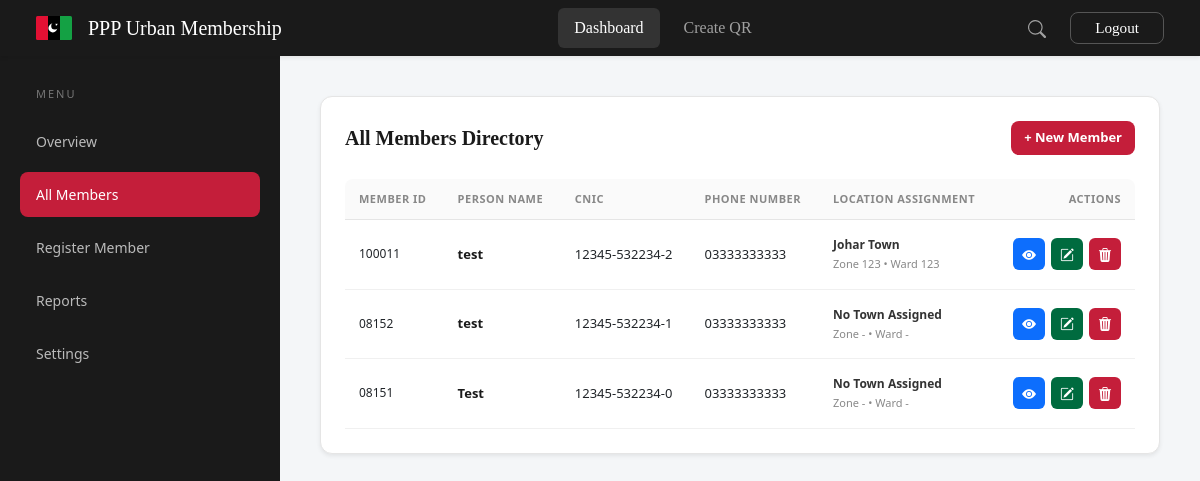
Page /dashboard/members/ (signed in) on the earlier database version.
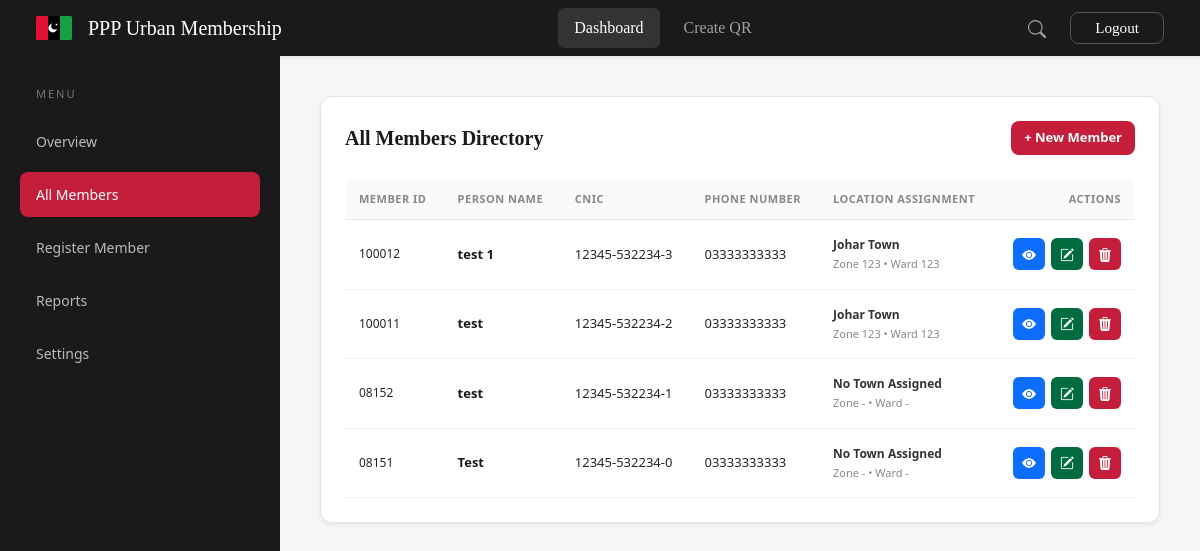
Same page on the later database version.
### qrapp/models.py (models this page shows, shortened)
class Person(models.Model):
    person_id = models.CharField(max_length=50, primary_key=True, default = 100011)
    name = models.CharField(max_length=100, null=True, blank=True)
    father_name = models.CharField(max_length=100, blank=True, null=True)
    email = models.EmailField(null=True, blank=True)
    cnic = models.CharField(max_length=15, unique=True, null=True, blank=True)
    phone = models.CharField(max_length=15, null=True, blank=True)
    address = models.TextField(null=True, blank=True)
    union_council = models.CharField(max_length=100, null=True, blank=True)
    town = models.CharField(max_length=100, null=True, blank=True)
    zone = models.CharField(max_length=100, null=True, blank=True)
    ward = models.CharField(max_length=100, null=True, blank=True)
    made_by = models.ForeignKey(User, on_delete=models.SET_NULL, null=True, related_name='persons_created')
    created_at = models.DateTimeField(auto_now_add=True)

### qrapp/views.py (the view)
    def wrapper(request, *args, **kwargs):
        if request.user.groups.filter(name='Admin').exists():
            return view_func(request, *args, **kwargs)
        return HttpResponseForbidden("Not allowed")

### qrapp/views.py (called while the page is built)
def admin_only(view_func):
    def wrapper(request, *args, **kwargs):
        if request.user.groups.filter(name='Admin').exists():
            return view_func(request, *args, **kwargs)
        return HttpResponseForbidden("Not allowed")
    return wrapper

@login_required
@admin_only
def all_members(request):
    members = Person.objects.all().order_by('-created_at')
    return render(request, 'all_members.html', {'members': members})

### qrapp/templates/all_members.html (shortened to what this page needs)
{% extends 'base.html' %}
{% block layout %}
<div class="dash-wrap">
    <div class="dash-sidebar d-none d-md-block">
        <div
            style="font-size: 11px; color: rgba(255,255,255,0.4); text-transform: uppercase; letter-spacing: 2px; margin-bottom: 16px; padding-left: 16px;">
            Menu</div>
        <nav class="nav flex-column">
            <a class="nav-link" href="{% url 'dashboard' %}">Overview</a>
            <a class="nav-link active" href="{% url 'all_members' %}">All Members</a>
            <a class="nav-link" href="{% url 'create_person' %}">Register Member</a>
            <a class="nav-link" href="#">Reports</a>
            <a class="nav-link" href="#">Settings</a>
        </nav>
    </div>
    <div class="dash-main">
        <div class="table-card shadow-sm">
            <div class="table-title-area">
                <h2 class="table-title">All Members Directory</h2>
                <a href="{% url 'create_person' %}" class="btn"
                    style="background: var(--ppp-red); color: white; font-size: 13px; font-weight: 600; border-radius: 8px;">+
                    New Member</a>
            </div>
            <div class="table-responsive">
                <table class="d-table">
                    <thead>
                        <tr>
                            <th>Member ID</th>
                            <th>Person Name</th>
                            <th>CNIC</th>
                            <th>Phone Number</th>
                            <th>Location Assignment</th>
                            <th style="text-align: right;">Actions</th>
                        </tr>
                    </thead>
                    <tbody>
                        {% for person in members %}
                        <tr>
                            <td style="font-family: var(--font-mono); font-weight: 500; font-size: 12px;">
                                {{person.person_id }}</td>
                            <td style="font-weight: 600; color: #1A1A1A;">{{ person.name }}</td>
                            <td>{{ person.cnic|default:"--" }}</td>
                            <td>{{ person.phone|default:"--" }}</td>
                            <td>
                                <div class="loc-hierarchy">
                                    <div class="loc-town">{{ person.town|default:"No Town Assigned" }}</div>
                                    <div class="loc-sub">
                                        Zone {{ person.zone|default:"-" }} &bull; Ward {{ person.ward|default:"-" }}
                                    </div>
                                </div>
                            </td>
                            <td style="text-align: right;">
                                <div style="display: flex; gap: 6px; justify-content: flex-end;">
                                    <a href="{% url 'admin_person_detail' person.person_id %}"
                                        class="btn-action btn-details" title="View Details & QR">
                                        <i class="bi bi-eye-fill"></i>
                                    </a>
                                    <a href="{% url 'update_person' person.person_id %}" class="btn-action btn-update"
                                        title="Update Record">
                                        <i class="bi bi-pencil-square"></i>
                                    </a>
                                    <form method="POST" action="{% url 'delete_person' person.person_id %}"
                                        style="display:inline;"
                                        onsubmit="return confirm('Are you sure you want to permanently delete this member?');">
                                        <button type="submit" class="btn-action btn-delete" title="Delete Record">
                                            <i class="bi bi-trash3-fill"></i>
                                        </button>
                                    </form>
                                </div>
                            </td>
                        </tr>
                        {% empty %}
                        <tr>
                            <td colspan="6" class="text-center py-5 text-muted">
                                No members have been registered yet.
                            </td>
                        </tr>
                        {% endfor %}
                    </tbody>
                </table>
            </div>
        </div>
    </div>
</div>
{% endblock %}

### qrapp/templates/base.html (shortened to what this page needs)
<!DOCTYPE html>
<html>
<head>
    <link href="https://cdn.jsdelivr.net/npm/bootstrap@5.3.0/dist/css/bootstrap.min.css" rel="stylesheet">
    <link rel="stylesheet" href="https://cdn.jsdelivr.net/npm/bootstrap-icons@1.11.1/font/bootstrap-icons.css">
</head>
<body class="bg-light">
    <nav class="navbar navbar-expand-lg navbar-custom shadow-sm px-2 px-md-4 py-2">
        <div class="container-fluid">
            <a class="navbar-brand d-flex align-items-center" href="{% url 'home' %}">
                <span>PPP Urban Membership</span>
            </a>
            <div class="collapse navbar-collapse justify-content-center" id="navbarNav">
                <ul class="navbar-nav">
                    {% if user.is_authenticated %}
                    <li class="nav-item">
                        <a class="nav-link active" href="{% url 'dashboard' %}">Dashboard</a>
                    </li>
                    <li class="nav-item">
                        <a class="nav-link" href="{% url 'create_person' %}">Create QR</a>
                    </li>
                    {% endif %}
                </ul>
            </div>
            <div class="d-none d-lg-flex align-items-center">
                <a href="#" class="search-icon me-4">
                    <svg xmlns="http://www.w3.org/2000/svg" width="18" height="18" fill="currentColor"
                        class="bi bi-search" viewBox="0 0 16 16">
                        <path
                            d="M11.742 10.344a6.5 6.5 0 1 0-1.397 1.398h-.001q.044.06.098.115l3.85 3.85a1 1 0 0 0 1.415-1.414l-3.85-3.85a1 1 0 0 0-.115-.1zM12 6.5a5.5 5.5 0 1 1-11 0 5.5 5.5 0 0 1 11 0" />
                    </svg>
                </a>
                {% if user.is_authenticated %}
                <form action="{% url 'logout' %}" method="post" class="m-0 d-inline">
                    <button type="submit" class="btn btn-outline-light btn-admin rounded-3 px-4 py-1">Logout</button>
                </form>
                {% else %}
                <a href="/admin/" class="btn btn-outline-light btn-admin rounded-3 px-4 py-1">Admin login</a>
                {% endif %}
            </div>
        </div>
    </nav>
    {% block layout %}{% endblock %}
</body>
</html>

### qrapp/templates/base.html (style rules this page uses)
body { background-color: #f4f6f8; }
.navbar-custom { background-color: #1a1a1a; font-family: 'Georgia', serif; }
.navbar-custom .navbar-brand { color: #ffffff; font-size: 1.25rem; }
.navbar-custom .nav-link { color: #a0a0a0; transition: color 0.3s ease, background-color 0.3s ease; padding: 8px 16px !important; margin: 0 4px; border-radius: 6px; }
.navbar-custom .nav-link.active { color: #ffffff; background-color: #333333; }
.navbar-custom .search-icon { color: #a0a0a0; transition: color 0.3s ease; }
.navbar-custom .btn-admin { color: #ffffff; border-color: #555555; font-family: 'Georgia', serif; font-size: 0.95rem; }

### qrapp/templates/all_members.html (style rules this page uses)
:root { --ppp-red: #C41E3A; --ppp-red-dark: #8B1528; --ppp-green: #006B3F; --ppp-green-dark: #004D2C; }
.dash-wrap { display: flex; min-height: calc(100vh - 72px); background: #f4f6f8; }
.dash-sidebar { width: 280px; background: #1A1A1A; padding: 30px 20px; color: #fff; flex-shrink: 0; }
.dash-sidebar .nav-link { color: rgba(255, 255, 255, 0.7); font-size: 14px; padding: 12px 16px; border-radius: 8px; margin-bottom: 8px; font-weight: 500; transition: all 0.2s; }
.dash-sidebar .nav-link.active { background: var(--ppp-red); color: #fff; }
.dash-main { flex: 1; padding: 40px; overflow-y: auto; }
.table-card { background: #fff; border: 1px solid #E5E5E5; border-radius: 12px; padding: 24px; }
.table-title-area { display: flex; justify-content: space-between; align-items: center; margin-bottom: 24px; }
.table-title { font-family: 'Georgia', serif; font-weight: 600; font-size: 20px; margin: 0; color: #1A1A1A; }
.d-table { width: 100%; border-collapse: collapse; font-size: 13px; }
.d-table th { text-align: left; font-weight: 600; font-size: 11px; color: #888; text-transform: uppercase; letter-spacing: 0.5px; padding: 12px 14px; border-bottom: 1px solid #E5E5E5; background: #fafafa; }
.d-table th:first-child { border-top-left-radius: 8px; }
.d-table th:last-child { border-top-right-radius: 8px; }
.d-table td { padding: 16px 14px; border-bottom: 1px solid #f0f0f0; vertical-align: middle; }
.loc-hierarchy { font-size: 12px; }
.loc-town { font-weight: 600; color: #333; }
.loc-sub { font-size: 11px; color: #888; margin-top: 2px; }
.btn-action { display: inline-flex; align-items: center; justify-content: center; width: 32px; height: 32px; border-radius: 6px; border: none; color: #fff; font-size: 14px; transition: transform 0.1s; }
.btn-details { background: #0d6efd; }
.btn-update { background: var(--ppp-green); }
.btn-delete { background: var(--ppp-red); }

Differences in the rows shown:
added Person: person_id "100012", name "test 1", cnic "12345-532234-3", phone "03333333333", town "Johar Town", zone "123", ward "123"
